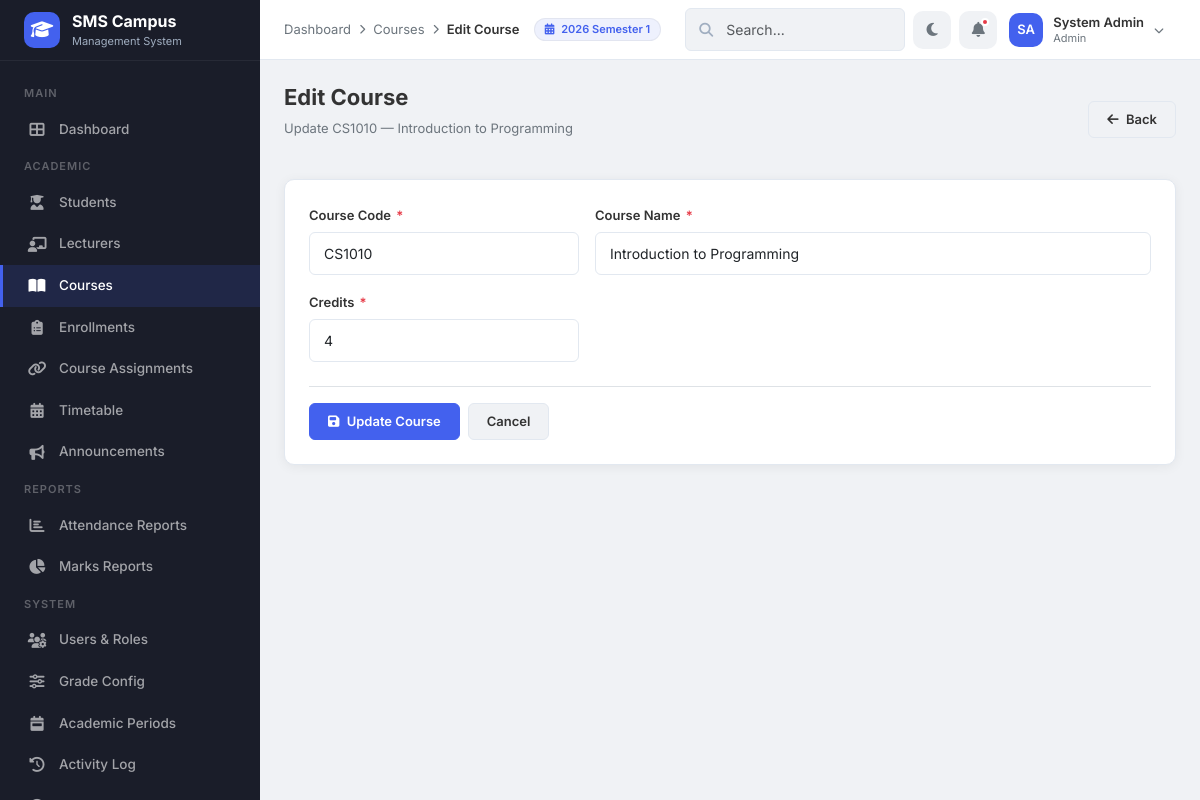
The page /modules/courses/edit.php?course_id=1 (signed in) on the database its author committed.
### tables this page shows
CREATE TABLE IF NOT EXISTS `academic_periods` (
    `period_id`  INT(11)      NOT NULL AUTO_INCREMENT,
    `name`       VARCHAR(100) NOT NULL,
    `start_date` DATE         NOT NULL,
    `end_date`   DATE         NOT NULL,
    `is_current` TINYINT(1)   NOT NULL DEFAULT 0,
    PRIMARY KEY (`period_id`)
);

CREATE TABLE IF NOT EXISTS `courses` (
    `course_id`   INT(11)      NOT NULL AUTO_INCREMENT,
    `course_code` VARCHAR(20)  NOT NULL,
    `course_name` VARCHAR(150) NOT NULL,
    `credits`     INT(11)      NOT NULL DEFAULT 3,
    `created_at`  TIMESTAMP    NOT NULL DEFAULT CURRENT_TIMESTAMP,
    PRIMARY KEY (`course_id`),
    UNIQUE KEY `uk_courses_code` (`course_code`)
);

### includes/helpers.php (called while the page is built, shortened)
<?php
function e($value) {
    return htmlspecialchars($value ?? '', ENT_QUOTES, 'UTF-8');
}
?>

### modules/courses/edit.php (the view, shortened to what this page needs)
<?php
require_once '../../includes/helpers.php';
require_once '../../config/db.php';
$courseId = isset($_GET['course_id']) ? (int)$_GET['course_id'] : 0;
try {
    $stmt = $pdo->prepare("SELECT * FROM courses WHERE course_id = ?");
    $stmt->execute([$courseId]);
    $course = $stmt->fetch();
} catch (PDOException $e) {
    error_log("Fetch course error: " . $e->getMessage());
    redirectWithMessage('index.php', 'error', 'Error loading course data');
}
$formData = ['course_code' => $course['course_code'], 'course_name' => $course['course_name'], 'credits' => $course['credits']];
$breadcrumbs = [
    ['label' => 'Dashboard', 'url' => '../../dashboards/admin_dashboard.php'],
    ['label' => 'Courses', 'url' => 'index.php'],
    ['label' => 'Edit Course']
];
require_once '../../includes/header.php';
?>
<div class="page-header">
    <div><h1>Edit Course</h1><p>Update <?php echo htmlspecialchars($course['course_code']); ?> — <?php echo htmlspecialchars($course['course_name']); ?></p></div>
    <a href="index.php" class="btn btn-light"><i class="fas fa-arrow-left me-1"></i> Back</a>
</div>
<div class="card">
    <div class="card-body p-4">
        <form method="POST" action="">
            <div class="row g-3">
                <div class="col-md-4">
                    <label class="form-label">Course Code <span class="required">*</span></label>
                    <input type="text" class="form-control" name="course_code" value="<?php echo e($formData['course_code']); ?>" required>
                </div>
                <div class="col-md-8">
                    <label class="form-label">Course Name <span class="required">*</span></label>
                    <input type="text" class="form-control" name="course_name" value="<?php echo e($formData['course_name']); ?>" required>
                </div>
                <div class="col-md-4">
                    <label class="form-label">Credits <span class="required">*</span></label>
                    <input type="number" class="form-control" name="credits" value="<?php echo e($formData['credits']); ?>" min="1" max="30" required>
                </div>
            </div>
            <div class="d-flex gap-2 pt-3 mt-4 border-top">
                <button type="submit" class="btn btn-primary"><i class="fas fa-save me-1"></i> Update Course</button>
                <a href="index.php" class="btn btn-light">Cancel</a>
            </div>
        </form>
    </div>
</div>
<?php require_once '../../includes/footer.php'; ?>

### includes/header.php (shortened to what this page needs)
<?php
if (!isset($hideSearch))   $hideSearch  = false;
if (!isset($isLoginPage)) $isLoginPage = false;
$_scriptPath = $_SERVER['SCRIPT_NAME'];
if (strpos($_scriptPath, '/dashboards/') !== false) {
    $assetBase = '../assets/';
} elseif (strpos($_scriptPath, '/modules/') !== false) {
    $assetBase = '../../assets/';
} else {
    $assetBase = 'assets/';
}
if (strpos($_scriptPath, '/dashboards/') !== false) {
    $includeBase = '../includes/';
} elseif (strpos($_scriptPath, '/modules/') !== false) {
    $includeBase = '../../includes/';
} else {
    $includeBase = 'includes/';
}
$userName   = $_SESSION['full_name'] ?? 'User';
$userRole   = $_SESSION['role'] ?? 'guest';
$nameParts  = explode(' ', $userName);
$_initials  = strtoupper(substr($nameParts[0], 0, 1));
if (count($nameParts) > 1) {
    $_initials .= strtoupper(substr(end($nameParts), 0, 1));
}
?>
<!DOCTYPE html>
<html lang="en">
<head>
    <link href="https://cdn.jsdelivr.net/npm/bootstrap@5.3.3/dist/css/bootstrap.min.css" rel="stylesheet">
    <link href="https://cdnjs.cloudflare.com/ajax/libs/font-awesome/6.5.1/css/all.min.css" rel="stylesheet">
    <link href="<?php echo $assetBase; ?>css/style.css" rel="stylesheet">
</head>
<body class="<?php echo $isLoginPage ? 'login-body' : ''; ?>">
<?php if (!$isLoginPage): ?>
    <?php require_once $includeBase . 'sidebar.php'; ?>
    <header class="topbar">
        <div class="topbar-left">
            <?php if (!empty($breadcrumbs)): ?>
            <div class="breadcrumb-nav">
                <?php foreach ($breadcrumbs as $i => $crumb): ?>
                    <?php if ($i > 0): ?><span class="separator"><i class="fas fa-chevron-right"></i></span><?php endif; ?>
                    <?php if (isset($crumb['url'])): ?>
                        <a href="<?php echo $crumb['url']; ?>"><?php echo htmlspecialchars($crumb['label']); ?></a>
                    <?php else: ?>
                        <span class="current"><?php echo htmlspecialchars($crumb['label']); ?></span>
                    <?php endif; ?>
                <?php endforeach; ?>
            </div>
            <?php endif; ?>
        </div>
        <div class="topbar-right">
            <div class="d-none d-md-flex align-items-center me-3" style="font-size: 13px;">
                <?php
                $currentPeriodName = 'No Active Period';
                if (isset($pdo)) {
                    try {
                        $cpStmt = $pdo->query("SELECT name FROM academic_periods WHERE is_current = 1 LIMIT 1");
                        if ($cp = $cpStmt->fetch()) {
                            $currentPeriodName = $cp['name'];
                        }
                    } catch (PDOException $e) {}
                }
                ?>
                <span class="badge" style="background:var(--primary-light); color:var(--primary); padding: 5px 10px; border: 1px solid rgba(0,0,0,0.05);"><i class="fas fa-calendar-alt me-1"></i> <?php echo htmlspecialchars($currentPeriodName); ?></span>
            </div>
            <?php if (!$hideSearch): ?>
            <div class="search-box d-none d-md-block" style="width:220px;">
                <i class="fas fa-search"></i>
                <input type="text" class="form-control form-control-sm" placeholder="Search...">
            </div>
            <?php endif; ?>
            <button class="topbar-icon-btn" id="darkModeToggle" title="Toggle Dark Mode">
                <i class="fas fa-moon"></i>
            </button>
            <button class="topbar-icon-btn" title="Notifications">
                <i class="fas fa-bell"></i>
                <span class="notification-dot"></span>
            </button>
            <div class="dropdown">
                <div class="user-dropdown" data-bs-toggle="dropdown" aria-expanded="false">
                    <div class="avatar-sm"><?php echo $_initials; ?></div>
                    <div class="user-meta d-none d-sm-block">
                        <div class="name"><?php echo htmlspecialchars($userName); ?></div>
                        <div class="role"><?php echo ucfirst($userRole); ?></div>
                    </div>
                    <i class="fas fa-chevron-down" style="font-size:10px; color:var(--text-muted);"></i>
                </div>
            </div>
        </div>
    </header>
    <main class="main-content">
<?php endif; ?>

### assets/css/style.css (style rules this page uses)
:root { --primary: #4361ee; --primary-dark: #3a56d4; --primary-light: #eef1fd; --secondary: #7209b7; --accent: #4cc9f0; --success: #2ec4b6; --warning: #ff9f1c; --danger: #e63946; --info: #4895ef; --dark: #1a1d29; --sidebar-bg: #1e2235; --body-bg: #f0f2f5; --card-bg: #ffffff; --border: #e2e8f0; --text: #333333; --text-muted: #6c757d; --text-light: #a0aec0; --sidebar-width: 260px; --sidebar-collapsed: 0px; --topbar-height: 60px; --radius: 10px; --radius-sm: 6px; --radius-lg: 14px; --shadow: 0 2px 12px rgba(0, 0, 0, 0.06); --shadow-lg: 0 4px 24px rgba(0, 0, 0, 0.1); --transition: all 0.3s cubic-bezier(0.4, 0, 0.2, 1); }
* { margin: 0; padding: 0; box-sizing: border-box; }
body { font-family: 'Inter', system-ui, -apple-system, sans-serif; background: var(--body-bg); color: var(--text); font-size: 14px; line-height: 1.6; overflow-x: hidden; }
a { color: var(--primary); text-decoration: none; }
.topbar { position: fixed; top: 0; left: var(--sidebar-width); right: 0; height: var(--topbar-height); background: var(--card-bg); z-index: 1030; display: flex; align-items: center; justify-content: space-between; padding: 0 24px; border-bottom: 1px solid var(--border); transition: var(--transition); }
.topbar-left { display: flex; align-items: center; gap: 16px; }
.breadcrumb-nav { display: flex; align-items: center; gap: 8px; font-size: 13px; color: var(--text-muted); }
.breadcrumb-nav a { color: var(--text-muted); }
.breadcrumb-nav .separator { font-size: 10px; }
.breadcrumb-nav .current { color: var(--text); font-weight: 600; }
.topbar-right { display: flex; align-items: center; gap: 8px; }
.topbar-icon-btn { width: 38px; height: 38px; border: none; background: var(--body-bg); border-radius: 10px; display: flex; align-items: center; justify-content: center; cursor: pointer; color: var(--text-muted); transition: var(--transition); position: relative; font-size: 15px; }
.topbar-icon-btn .notification-dot { position: absolute; top: 7px; right: 8px; width: 8px; height: 8px; background: var(--danger); border-radius: 50%; border: 2px solid var(--card-bg); }
.user-dropdown { display: flex; align-items: center; gap: 10px; padding: 4px 12px 4px 4px; border-radius: 10px; cursor: pointer; transition: var(--transition); }
.user-dropdown .avatar-sm { width: 34px; height: 34px; background: var(--primary); border-radius: 10px; display: flex; align-items: center; justify-content: center; color: white; font-weight: 600; font-size: 13px; }
.user-dropdown .user-meta { line-height: 1.3; }
.user-dropdown .user-meta .name { font-weight: 600; font-size: 13px; }
.user-dropdown .user-meta .role { font-size: 11px; color: var(--text-muted); }
.main-content { margin-left: var(--sidebar-width); margin-top: var(--topbar-height); padding: 24px; min-height: calc(100vh - var(--topbar-height)); transition: var(--transition); }
.page-header { display: flex; align-items: center; justify-content: space-between; margin-bottom: 24px; flex-wrap: wrap; gap: 12px; }
.page-header h1 { font-size: 22px; font-weight: 700; color: var(--text); }
.page-header p { font-size: 13px; color: var(--text-muted); margin-top: 2px; }
.card { background: var(--card-bg); border: 1px solid var(--border); border-radius: var(--radius); box-shadow: var(--shadow); }
.card-body { padding: 20px; }
.badge { font-weight: 600; font-size: 11px; padding: 4px 10px; border-radius: 20px; }
.btn { font-weight: 600; font-size: 13px; border-radius: var(--radius-sm); padding: 8px 18px; transition: var(--transition); }
.btn-primary { background: var(--primary); border-color: var(--primary); }
.btn-light { background: var(--body-bg); border-color: var(--border); color: var(--text); }
.form-label { font-weight: 600; font-size: 13px; color: var(--text); margin-bottom: 6px; }
.form-label .required { color: var(--danger); margin-left: 2px; }
.form-control, .form-select { border: 1.5px solid var(--border); border-radius: var(--radius-sm); padding: 10px 14px; font-size: 14px; transition: var(--transition); background: var(--card-bg); }
.search-box { position: relative; flex: 1; min-width: 200px; max-width: 360px; }
.search-box i { position: absolute; left: 14px; top: 50%; transform: translateY(-50%); color: var(--text-light); font-size: 14px; }
.search-box input { padding-left: 40px; background: var(--body-bg); border: 1.5px solid var(--border); }

### rows shown on the page
academic_periods: name "2026 Semester 1"
courses: course_code "CS1010", course_name "Introduction to Programming", credits "4"

### other values the page prints
$crumb['label'] "Dashboard"
$crumb['label'] "Courses"
$crumb['label'] "Edit Course"
$_initials "SA"
$userName "System Admin"
$userRole "Admin"
